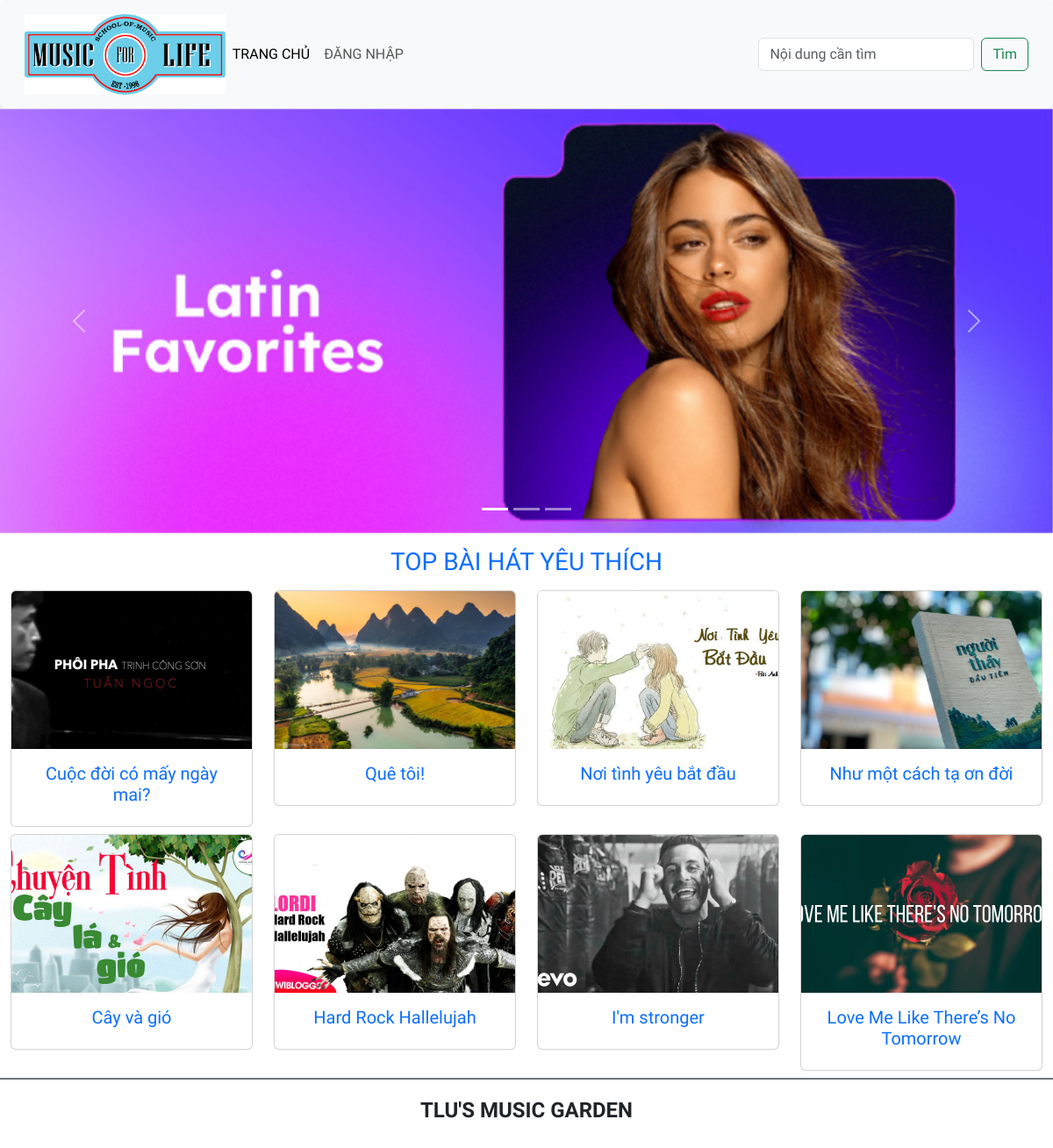
The page / on the database its author committed.
### tables this page shows
CREATE TABLE `baiviet` (
  `ma_bviet` int(10) UNSIGNED NOT NULL,
  `tieude` varchar(200) NOT NULL,
  `ten_bhat` varchar(100) NOT NULL,
  `ma_tloai` int(10) UNSIGNED NOT NULL,
  `tomtat` text NOT NULL,
  `noidung` text DEFAULT NULL,
  `ma_tgia` int(10) UNSIGNED NOT NULL,
  `ngayviet` datetime NOT NULL DEFAULT current_timestamp(),
  `hinhanh` varchar(200) DEFAULT NULL
);

### controllers/HomeController.php (called while the page is built)
<?php
include("services/ArticleService.php");
class HomeController{
    public function index(){
        $articelService = new ArticleService();
        $articles = $articelService->getAllArticles();
        include("views/home/index.php");
    }
}

### index.php (called while the page is built, shortened)
<?php
$action     = isset($_GET['action'])?       $_GET['action']:'index';
$myObj = new $controller();
$myObj->$action();
?>

### services/ArticleService.php (called while the page is built, shortened)
<?php
include("models/Article.php");
class ArticleService{
    public function getAllArticles(){
       $dbConn = new DBConnection();
       $conn = $dbConn->getConnection();
        $sql = "SELECT * FROM baiviet ORDER BY ngayviet DESC LIMIT 8";
        $stmt = $conn->query($sql);
        $articles = [];
        while($row = $stmt->fetch()){
            $article = new Article($row['ma_bviet'],$row['tieude'], $row['tomtat'], $row['ten_bhat'], $row['hinhanh']);
            array_push($articles,$article);
        }
        return $articles;
    }
}

### models/Article.php (called while the page is built, shortened)
<?php
class Article{
    private $id;
    private $title;
    private $hinhanh;
    public function __construct($id,$title, $summary,$cat_name,$hinhanh){
        $this->id= $id;
        $this->title = $title;
        $this->hinhanh = $hinhanh;
    }
    public function getHinhanh()
    {
        return $this->hinhanh;
    }
    public function getId()
    {
        return $this->id;
    }
    public function getTitle()
    {
        return $this->title;
    }
}
?>

### views/home/index.php (the view, shortened to what this page needs)
<!DOCTYPE html>
<html lang="en">
<head>
    <link href="https://cdn.jsdelivr.net/npm/bootstrap@5.0.2/dist/css/bootstrap.min.css" rel="stylesheet">
    <link rel="stylesheet" href="assets/css/style.css">
</head>
<body>
<header>
<?php require 'views/layout/header.php'; ?>
<div id="carouselExampleIndicators" class="carousel slide">
        <div class="carousel-indicators">
            <button type="button" data-bs-target="#carouselExampleIndicators" data-bs-slide-to="0" class="active" aria-current="true" aria-label="Slide 1"></button>
            <button type="button" data-bs-target="#carouselExampleIndicators" data-bs-slide-to="1" aria-label="Slide 2"></button>
            <button type="button" data-bs-target="#carouselExampleIndicators" data-bs-slide-to="2" aria-label="Slide 3"></button>
        </div>
        <div class="carousel-inner">
            <div class="carousel-item active">
                <img src="assets/images/slideshow/slide01.jpg" class="d-block w-100" alt="...">
            </div>
        </div>
        <button class="carousel-control-prev" type="button" data-bs-target="#carouselExampleIndicators" data-bs-slide="prev">
            <span class="carousel-control-prev-icon" aria-hidden="true"></span>
        </button>
        <button class="carousel-control-next" type="button" data-bs-target="#carouselExampleIndicators" data-bs-slide="next">
            <span class="carousel-control-next-icon" aria-hidden="true"></span>
        </button>
    </div>
    </header>
    <main class="container-fluid mt-3">
        <h3 class="text-center text-uppercase mb-3 text-primary">TOP bài hát yêu thích</h3>
        <div class="row">
            <?php
                foreach($articles as $article){ ?>
                        <div class="col-sm-3">
                            <div class="card mb-2" style="width: 100%;">
                                <img src="assets/images/songs/<?= $article->getHinhanh()?>" class="card-img-top" alt="...">
                                <div class="card-body">
                                    <h5 class="card-title text-center">
                                        <a href= "index.php?controller=article&action=detail&id=<?= $article->getId()?>" class="text-decoration-none">
                                            <?= $article->getTitle()?></a>
                                    </h5>
                                </div>
                            </div>
                        </div>
                <?php } ?>
        </div>
    </main>
    <?php require 'views/layout/footer.php'; ?>
</body>
</html>

### views/layout/header.php (shortened to what this page needs)
<!DOCTYPE html>
<html lang="en">
<head>
    <link href="https://cdn.jsdelivr.net/npm/bootstrap@5.3.0-alpha1/dist/css/bootstrap.min.css" rel="stylesheet">
</head>
<body>
<header>
        <nav class="navbar navbar-expand-lg bg-body-tertiary shadow p-3 bg-white rounded">
            <div class="container-fluid">
                <div class="my-logo">
                    <a class="navbar-brand" href="#">
                        <img src="assets/images/logo2.png" alt="" class="img-fluid">
                    </a>
                </div>
                <div class="collapse navbar-collapse" id="navbarSupportedContent">
                <ul class="navbar-nav me-auto mb-2 mb-lg-0">
                    <li class="nav-item">
                    <a class="nav-link active" aria-current="page" href="./">Trang chủ</a>
                    </li>
                    <li class="nav-item">
                    <a class="nav-link" href="./index.php?controller=member&action=login">Đăng nhập</a>
                    </li>
                </ul>
                <form class="d-flex" role="search">
                    <input class="form-control me-2" type="search" placeholder="Nội dung cần tìm" aria-label="Search">
                    <button class="btn btn-outline-success" type="submit">Tìm</button>
                </form>
                </div>
            </div>
        </nav>
</header>
</body>
</html>

### views/layout/footer.php (shortened to what this page needs)
<!DOCTYPE html>
<html lang="en">
<head>
    <link href="https://cdn.jsdelivr.net/npm/bootstrap@5.3.0-alpha1/dist/css/bootstrap.min.css" rel="stylesheet">
</head>
<body>
    <footer class="bg-white d-flex justify-content-center align-items-center border-top border-secondary  border-2" style="height:80px">
        <h4 class="text-center text-uppercase fw-bold">TLU's music garden</h4>
    </footer>
</body>
</html>

### assets/css/style.css (style rules this page uses)
body { font-family: 'Numans', sans-serif !important; }
.bg-body-tertiary { background-color:#fff !important; }
.my-logo { max-width: 20%; }
.nav-link { text-transform: uppercase; }
.active { font-weight: bold; }
.card-img-top { width: 100%; height: 15vw; object-fit: cover; }

### rows shown on the page
baiviet: hinhanh (picture), tieude "Cuộc đời có mấy ngày mai?"
baiviet: hinhanh (picture), tieude "Quê tôi!"
baiviet: hinhanh (picture), tieude "Nơi tình yêu bắt đầu"
baiviet: hinhanh (picture), tieude "Như một cách tạ ơn đời"
baiviet: hinhanh (picture), tieude "Cây và gió"
baiviet: hinhanh (picture), tieude "Hard Rock Hallelujah"
baiviet: hinhanh (picture), tieude "I'm stronger"
baiviet: hinhanh (picture), tieude "Love Me Like There’s No Tomorrow"
